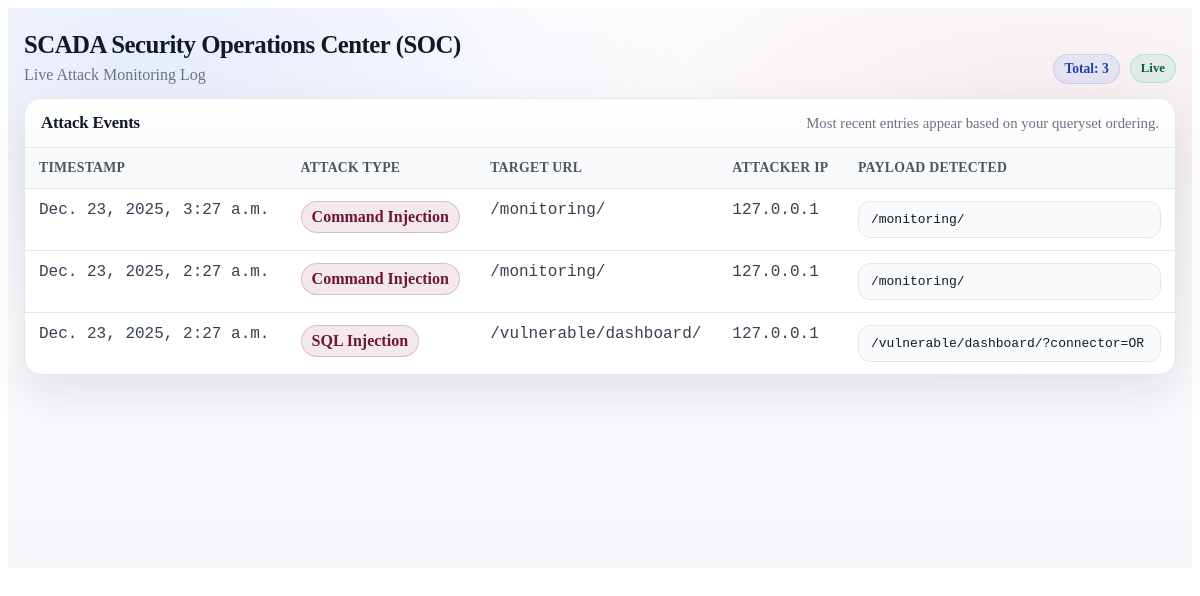
Page /monitoring/ on the committed database.
### monitoring/models.py (models this page shows, shortened)
class AttackLog(models.Model):
    timestamp = models.DateTimeField(auto_now_add=True)
    ip_address = models.GenericIPAddressField()
    endpoint = models.CharField(max_length=200) # Which page they attacked
    attack_type = models.CharField(max_length=100) # e.g., "SQL Injection"
    payload = models.TextField() # What they typed (e.g., "UNION SELECT...")

### monitoring/views.py (the view)
# urls.py: path('monitoring/', monitor_views.log_viewer),
def log_viewer(request):
    logs = AttackLog.objects.all().order_by('-timestamp')
    return render(request, 'monitoring/logs.html', {'logs': logs})

### monitoring/templates/monitoring/logs.html (shortened to what this page needs)
<section class="soc" aria-label="SCADA SOC">
  <header class="soc-header">
    <div>
      <h2>SCADA Security Operations Center (SOC)</h2>
      <p class="sub">Live Attack Monitoring Log</p>
    </div>
    <div class="soc-meta">
      <span class="pill">Total: {{ logs|length }}</span>
      <span class="badge badge-live" title="UI only — refresh handled by server/client">Live</span>
    </div>
  </header>
  <div class="table-card">
    <div class="table-head">
      <h3>Attack Events</h3>
      <p class="head-sub">Most recent entries appear based on your queryset ordering.</p>
    </div>
    <div class="table-wrap" role="region" aria-label="Attack log table" tabindex="0">
      <table class="soc-table">
        <thead>
          <tr>
            <th scope="col">Timestamp</th>
            <th scope="col">Attack Type</th>
            <th scope="col">Target URL</th>
            <th scope="col">Attacker IP</th>
            <th scope="col">Payload Detected</th>
          </tr>
        </thead>
        <tbody>
          {% for log in logs %}
          <tr>
            <td class="mono">{{ log.timestamp }}</td>
            <td>
              <span class="chip chip-attack">{{ log.attack_type }}</span>
            </td>
            <td class="endpoint">
              <span class="mono">{{ log.endpoint }}</span>
            </td>
            <td class="mono">{{ log.ip_address }}</td>
            <td>
              <code class="payload">{{ log.payload }}</code>
            </td>
          </tr>
          {% empty %}
          <tr>
            <td colspan="5" class="empty">
              No attacks detected yet. System secure.
            </td>
          </tr>
          {% endfor %}
        </tbody>
      </table>
    </div>
  </div>
</section>

### monitoring/templates/monitoring/logs.html (style rules this page uses)
* { box-sizing:border-box; }
.soc { padding: 22px 16px 30px; min-height: 70vh; background: radial-gradient(900px 450px at 12% 10%, rgba(29,78,216,0.10), transparent 60%), radial-gradient(900px 450px at 88% 20%, rgba(139,30,63,0.08), transparent 60%), linear-gradient(180deg, #ffffff, var(--bg)); color: var(--text); }
.soc-header { max-width: 1200px; margin: 0 auto 14px; display:flex; align-items:flex-end; justify-content:space-between; gap: 14px; flex-wrap: wrap; }
.soc-header h2 { margin:0 0 6px; font-size:1.55rem; letter-spacing:-0.02em; line-height:1.2; }
.sub { margin:0; color: var(--muted); }
.soc-meta { display:flex; align-items:center; gap: 10px; flex-wrap: wrap; }
.pill { display:inline-flex; align-items:center; padding: 6px 10px; border-radius: 999px; background: rgba(29,78,216,0.08); border: 1px solid rgba(29,78,216,0.15); color: var(--blue-600); font-weight: 800; font-size: 0.85rem; white-space: nowrap; }
.badge { display:inline-flex; align-items:center; padding: 6px 10px; border-radius: 999px; font-size: 0.8rem; font-weight: 850; border: 1px solid var(--border); background: #f9fafb; color: var(--muted); user-select:none; white-space: nowrap; }
.badge-live { background: rgba(16,185,129,0.10); border-color: rgba(16,185,129,0.22); color: #065f46; }
.table-card { max-width: 1200px; margin: 0 auto; background: var(--surface); border: 1px solid var(--border); border-radius: 18px; box-shadow: var(--shadow); overflow: hidden; }
.table-head { padding: 14px 16px; border-bottom: 1px solid var(--border); background: linear-gradient(180deg, #ffffff, #fbfbfd); display:flex; align-items: baseline; justify-content: space-between; gap: 12px; flex-wrap: wrap; }
.table-head h3 { margin:0; font-size: 1.05rem; letter-spacing: -0.01em; }
.head-sub { margin:0; color: var(--muted); font-size: 0.92rem; }
.table-wrap { width: 100%; overflow: auto; outline: none; }
.soc-table { width: 100%; border-collapse: separate; border-spacing: 0; min-width: 980px; }
.soc-table thead th { text-align:left; font-size: 0.86rem; letter-spacing: 0.02em; text-transform: uppercase; color: #4b5563; background: #f9fafb; padding: 12px 14px; border-bottom: 1px solid var(--border); }
.soc-table tbody td { padding: 12px 14px; border-bottom: 1px solid var(--border); vertical-align: top; }
.soc-table tbody tr:last-child td { border-bottom: none; }
.mono { font-family: ui-monospace, SFMono-Regular, Menlo, Monaco, Consolas, "Liberation Mono", "Courier New", monospace; color:#374151; white-space: nowrap; }
.endpoint .mono { white-space: normal; word-break: break-word; }
.chip { display:inline-flex; align-items:center; padding: 6px 10px; border-radius: 999px; font-weight: 900; border: 1px solid var(--border); background: #f9fafb; color: var(--muted); white-space: nowrap; }
.chip-attack { background: var(--attack-bg); border-color: var(--attack-bd); color: var(--attack-tx); }
.payload { display:block; padding: 10px 12px; border: 1px solid var(--border); border-radius: 12px; background: var(--code-bg); color: var(--text); overflow:auto; max-width: 100%; white-space: pre-wrap; word-break: break-word; }

### rows in the picture
AttackLog: timestamp "Dec. 23, 2025, 2:27 a.m.", attack_type "Command Injection", endpoint "/monitoring/", ip_address "127.0.0.1", payload "/monitoring/"
AttackLog: timestamp "Dec. 23, 2025, 2:27 a.m.", attack_type "SQL Injection", endpoint "/vulnerable/dashboard/", ip_address "127.0.0.1", payload "/vulnerable/dashboard/?connector=OR"

### other values in the picture
{{ logs|length }} "3"
